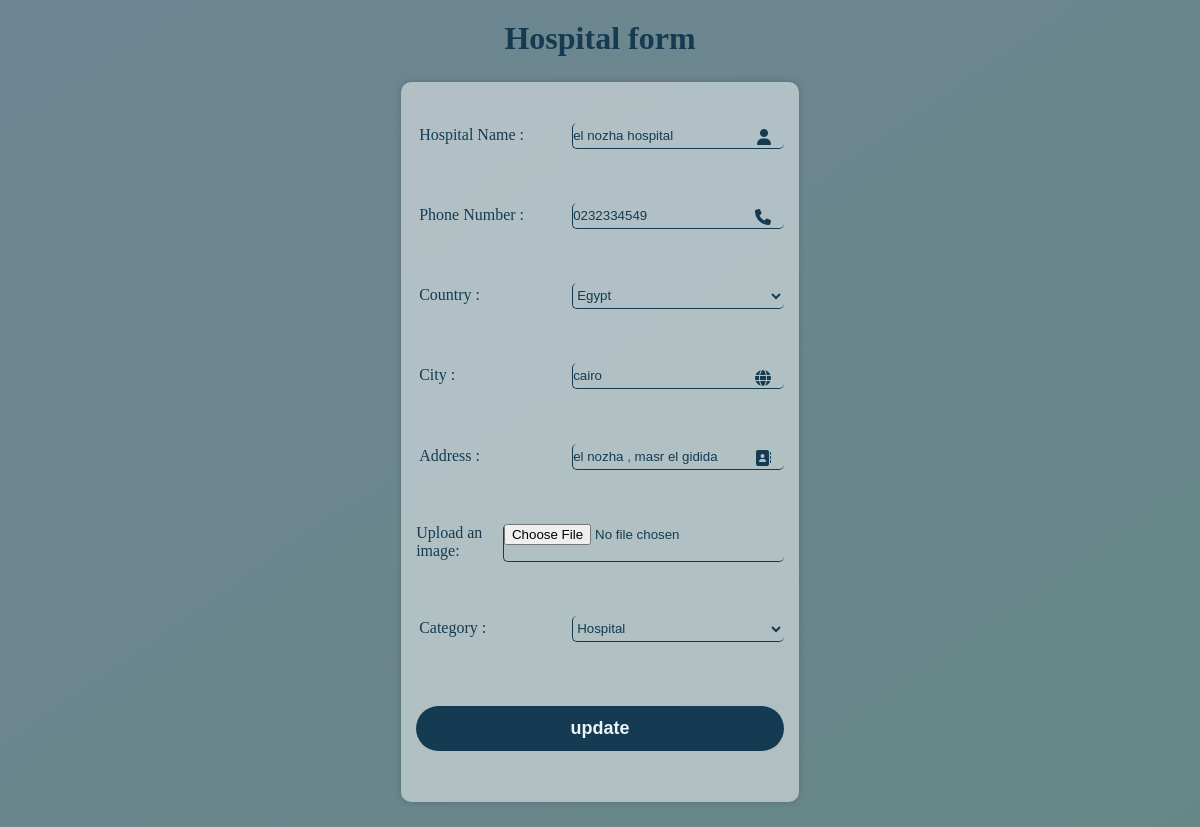
Page /wellness-wave-as-admin/hospitalform.php?edit=5 on the committed database.
### tables this page shows
CREATE TABLE `hospital` (
  `hospital_id` int(11) NOT NULL,
  `hospital_name` varchar(255) NOT NULL,
  `phone` varchar(255) NOT NULL,
  `address` varchar(255) NOT NULL,
  `country` varchar(255) NOT NULL,
  `city` varchar(255) NOT NULL,
  `category_id` int(11) NOT NULL,
  `image` longtext NOT NULL
);

### wellness-wave-as-admin/hospitalform.php (the view, shortened to what this page needs)
<?php
include("connection.php");
  $name='';
  $phone="";
  $city="";
  $image="";
  $country="";
  $category_id ="";
  $address="";
$edit=false;
if(isset($_GET['edit'])){
    $edit=true;
    $id=$_GET['edit'];
    $select= "SELECT * FROM `hospital` WHERE `hospital_id` =$id";
    $run_select = mysqli_query($connect,$select);
    $fetch=mysqli_fetch_assoc($run_select);
    $name=$fetch['hospital_name'];
    $phone=$fetch['phone'];
    $city=$fetch['city'];
    $country=$fetch['country'];
    $category_id=$fetch['category_id'];
    $address=$fetch['address'];
}
?>
<!DOCTYPE html>
<html lang="en">
<head>
    <link rel="stylesheet" href="https://cdnjs.cloudflare.com/ajax/libs/font-awesome/6.5.2/css/all.min.css">
    <link rel="stylesheet" href="CSS/hospitalform.css">
</head>
<body>
    <h1>Hospital form</h1>
    <div class="main-form">
        <form method="POST"  enctype="multipart/form-data">
            <div>
                <label class="title" for="name">Hospital Name :</label>
                <input type="text" id="name" name='name' placeholder="Enter Hospital name" value="<?php echo $name;?>" required>
                <i class="fa-solid fa-user"></i>
            </div>
            <div>
                <label class="title" for="phone_number">Phone Number :</label>
                <input type="tel" id="phone_number" name="phone" placeholder="Enter phone number" value="<?php echo $phone;?>" required>
                <i class="fa-solid fa-phone"></i>
            </div>
            <div>
                <label class="title" for="Country">Country :</label>
                <select id="Country" name="country"  value="<?php echo $country;?>" required>
                    <option value="Egypt" <?php if($country == 'Egypt') echo 'selected'; ?>>Egypt</option>
                </select>
            </div>
            <div>
                <label class="title" for="city">City :</label>
                <input type="text" id="city" name="city" placeholder="Enter city" value="<?php echo $city;?>">
                <i class="fa-solid fa-globe"></i>
            </div>
            <div>
                <label class="title" for="address">Address :</label>
                <input type="text" id="address" name="address" placeholder="Enter Address"  value="<?php echo $address;?>" required>
                <i class="fa-solid fa-address-book"></i>
            </div>
            <div>
                <label for="imgUpload">Upload an image:</label>
                <input class="img" type="file" id="imgUpload" name="image" accept="image/*" value="<?php echo $image;?>">
            </div>
            <div>
                <label class="title" for="Category" >Category :</label>
                <select id="category" name="category"   value="<?php echo $category_id;?>" required>
                    <option value="2" <?php if($category_id == '2') echo 'selected'; ?> >Hospital</option>
                </select>
            </div>
            <?php if($edit != true) { ?>
            <div class="btn">
                <button type="submit" name="submit">ADD</button>
            </div>
            <?php } else{ ?>
                <div class="btn">
                <button type="submit" name="update">update</button>
            </div>
            <?php } ?>
        </form>
    </div>
</body>
</html>

### wellness-wave-as-admin/css/hospitalform.css (style rules this page uses)
* { padding: 0; margin: 0; box-sizing: border-box; list-style-type: none; color: #ebf4f6; }
body { background: linear-gradient(to bottom right, #143b519d, #2b5858b7), url(background\ image.jfif); background-repeat: no-repeat; background-size: cover; }
form { background-color: rgba(255, 255, 255, 0.475); display: flex; flex-direction: column; justify-content: space-around; box-shadow: 0 0 7px rgba(0, 0, 0, 0.2); max-width: 600px; padding: 15px; border-radius: 10px; }
input, select { color: #143b51; border: none; background-color: transparent; border-radius: 5px; flex-grow: 1; border-bottom: 0.5px solid #143b51; border-left: 0.5px solid #143b51; margin-bottom: 3px; }
div { position: relative; justify-content: space-between; display: flex; }
.title { width: 150px; margin: 3px; }
.main-form { margin: 25px; height: 90vh; display: flex; justify-content: center; }
label { padding-bottom: 5px; color: #143b51; }
.btn button { width: 100%; height: 45px; background: #143b51; border: none; outline: none; border-radius: 40px; cursor: pointer; font-size: 16px; color: #ebf4f6; font-weight: 600; text-decoration: none; margin: 10px 0px; font-size: large; }
::placeholder { padding: 5px; color: #143b51; }
i { padding: 3px; position: absolute; right: 10px; top: 50%; transform: translateY(-50%); color: #143b51; }
option { background-color: #143b5165; color: #143b51; }
h1 { text-align: center; color: #143b51; margin: 20px; }
.img { color: #143b51; border: none; background-color: transparent; border-radius: 5px; flex-grow: 1; border-bottom: 0.5px solid #143b51; border-left: 0.5px solid #143b51; width: 100%; }

### rows in the picture
hospital: name "el nozha hospital", phone "0232334549", country "Egypt", city "cairo", address "el nozha , masr el gidida", category "Hospital"
